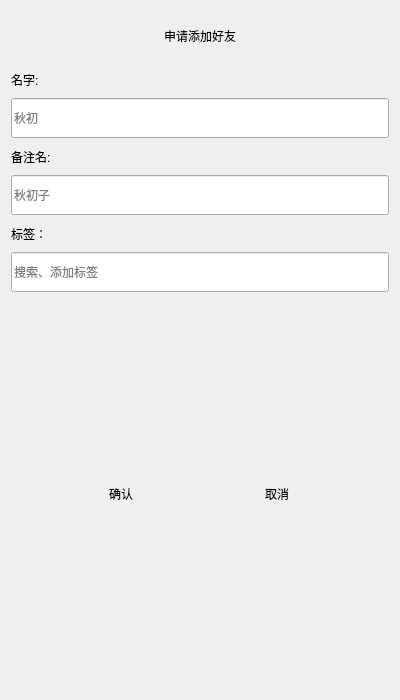
<?xml version="1.0" encoding="UTF-8"?>
<ui version="4.0">
 <class>AddFriendDialog</class>
 <widget class="QDialog" name="AddFriendDialog">
  <property name="geometry">
   <rect>
    <x>0</x>
    <y>0</y>
    <width>400</width>
    <height>700</height>
   </rect>
  </property>
  <property name="minimumSize">
   <size>
    <width>400</width>
    <height>700</height>
   </size>
  </property>
  <property name="maximumSize">
   <size>
    <width>400</width>
    <height>700</height>
   </size>
  </property>
  <property name="windowTitle">
   <string>Dialog</string>
  </property>
  <layout class="QVBoxLayout" name="verticalLayout_5">
   <item>
    <widget class="QLabel" name="title_lb">
     <property name="sizePolicy">
      <sizepolicy hsizetype="Preferred" vsizetype="Fixed">
       <horstretch>0</horstretch>
       <verstretch>0</verstretch>
      </sizepolicy>
     </property>
     <property name="minimumSize">
      <size>
       <width>0</width>
       <height>50</height>
      </size>
     </property>
     <property name="maximumSize">
      <size>
       <width>16777215</width>
       <height>60</height>
      </size>
     </property>
     <property name="text">
      <string>申请添加好友</string>
     </property>
     <property name="alignment">
      <set>Qt::AlignCenter</set>
     </property>
    </widget>
   </item>
   <item>
    <layout class="QVBoxLayout" name="verticalLayout_4">
     <item>
      <layout class="QVBoxLayout" name="verticalLayout_2">
       <item>
        <widget class="QLabel" name="label_3">
         <property name="sizePolicy">
          <sizepolicy hsizetype="Preferred" vsizetype="Fixed">
           <horstretch>0</horstretch>
           <verstretch>0</verstretch>
          </sizepolicy>
         </property>
         <property name="minimumSize">
          <size>
           <width>0</width>
           <height>25</height>
          </size>
         </property>
         <property name="text">
          <string>名字:</string>
         </property>
        </widget>
       </item>
       <item>
        <widget class="QLineEdit" name="name_input">
         <property name="minimumSize">
          <size>
           <width>0</width>
           <height>40</height>
          </size>
         </property>
         <property name="placeholderText">
          <string>秋初</string>
         </property>
        </widget>
       </item>
      </layout>
     </item>
     <item>
      <layout class="QVBoxLayout" name="verticalLayout">
       <item>
        <widget class="QLabel" name="label_2">
         <property name="sizePolicy">
          <sizepolicy hsizetype="Preferred" vsizetype="Fixed">
           <horstretch>0</horstretch>
           <verstretch>0</verstretch>
          </sizepolicy>
         </property>
         <property name="minimumSize">
          <size>
           <width>0</width>
           <height>25</height>
          </size>
         </property>
         <property name="text">
          <string>备注名:</string>
         </property>
        </widget>
       </item>
       <item>
        <widget class="QLineEdit" name="backName_input">
         <property name="minimumSize">
          <size>
           <width>0</width>
           <height>40</height>
          </size>
         </property>
         <property name="placeholderText">
          <string>秋初子</string>
         </property>
        </widget>
       </item>
      </layout>
     </item>
     <item>
      <layout class="QVBoxLayout" name="verticalLayout_3">
       <item>
        <widget class="QLabel" name="label_4">
         <property name="sizePolicy">
          <sizepolicy hsizetype="Preferred" vsizetype="Fixed">
           <horstretch>0</horstretch>
           <verstretch>0</verstretch>
          </sizepolicy>
         </property>
         <property name="minimumSize">
          <size>
           <width>0</width>
           <height>25</height>
          </size>
         </property>
         <property name="text">
          <string>标签：</string>
         </property>
        </widget>
       </item>
       <item>
        <widget class="QLineEdit" name="label_input">
         <property name="minimumSize">
          <size>
           <width>0</width>
           <height>40</height>
          </size>
         </property>
         <property name="placeholderText">
          <string>搜索、添加标签</string>
         </property>
        </widget>
       </item>
      </layout>
     </item>
    </layout>
   </item>
   <item>
    <spacer name="verticalSpacer">
     <property name="orientation">
      <enum>Qt::Vertical</enum>
     </property>
     <property name="sizeHint" stdset="0">
      <size>
       <width>20</width>
       <height>40</height>
      </size>
     </property>
    </spacer>
   </item>
   <item>
    <layout class="QHBoxLayout" name="horizontalLayout">
     <item>
      <widget class="ButtonLabel" name="confirm_lb">
       <property name="sizePolicy">
        <sizepolicy hsizetype="Fixed" vsizetype="Fixed">
         <horstretch>0</horstretch>
         <verstretch>0</verstretch>
        </sizepolicy>
       </property>
       <property name="minimumSize">
        <size>
         <width>80</width>
         <height>30</height>
        </size>
       </property>
       <property name="text">
        <string>确认</string>
       </property>
       <property name="alignment">
        <set>Qt::AlignCenter</set>
       </property>
      </widget>
     </item>
     <item>
      <widget class="ButtonLabel" name="cancel_lb">
       <property name="sizePolicy">
        <sizepolicy hsizetype="Fixed" vsizetype="Fixed">
         <horstretch>0</horstretch>
         <verstretch>0</verstretch>
        </sizepolicy>
       </property>
       <property name="minimumSize">
        <size>
         <width>80</width>
         <height>30</height>
        </size>
       </property>
       <property name="text">
        <string>取消</string>
       </property>
       <property name="alignment">
        <set>Qt::AlignCenter</set>
       </property>
      </widget>
     </item>
    </layout>
   </item>
   <item>
    <spacer name="verticalSpacer_2">
     <property name="orientation">
      <enum>Qt::Vertical</enum>
     </property>
     <property name="sizeHint" stdset="0">
      <size>
       <width>20</width>
       <height>40</height>
      </size>
     </property>
    </spacer>
   </item>
  </layout>
 </widget>
 <customwidgets>
  <customwidget>
   <class>ButtonLabel</class>
   <extends>QLabel</extends>
   <header location="global">components/buttonlabel.h</header>
   <slots>
    <signal>clicked(QMouseEvent*)</signal>
    <slot>onClicked(QMouseEventt*)</slot>
   </slots>
  </customwidget>
 </customwidgets>
 <resources/>
 <connections/>
</ui>
